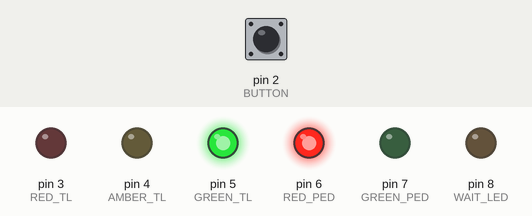
Recording of a sketch running on a simulated Arduino Uno, built with avr-gcc and run on an emulated ATmega328P. Shown: output pins drawn as LEDs (lit = HIGH). Inputs (shaded band) come from the test bench; at power-on: pin 2 (BUTTON) LOW.

Above: at 1.2 s.
1.3 s: pin 2 (BUTTON) pulled HIGH for 0.15 s
At 2.7 s:
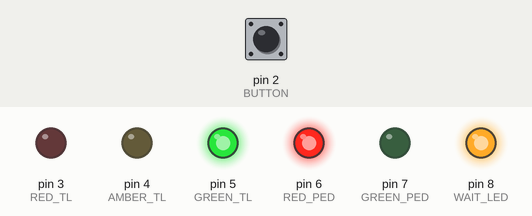
At 11.6 s:
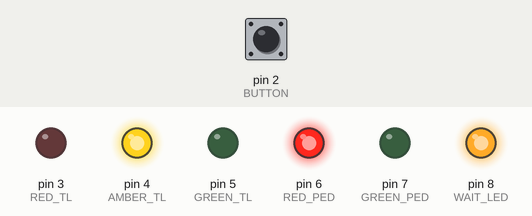
Timing chart, 0 to 14.8 s (numbered marks = the images above; inputs shaded):
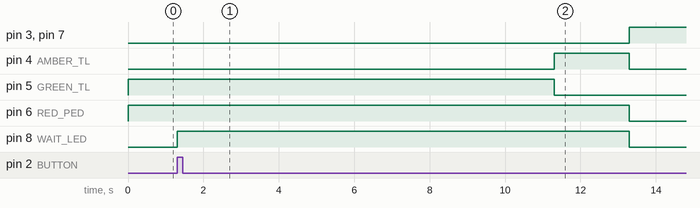

Measured:
- after the input at 1.3 s, pin 3 (RED_TL), pin 7 (GREEN_PED): LOW → HIGH after 12.0 s; pin 4 (AMBER_TL): LOW → HIGH after 10.0 s, → LOW 2.0 s later; pin 5 (GREEN_TL): HIGH → LOW after 10.0 s; pin 6 (RED_PED): HIGH → LOW after 12.0 s; pin 8 (WAIT_LED): LOW → HIGH at once, → LOW 12.0 s later

The sketch:

Pedestrian_Traffic_Light.ino
```cpp
/*
 * Pedestrian traffic lights controlled by a button
 */
const int GREEN = 1; // declare constants to reprsent traffic light states
const int AMBER = 2;
const int RED = 3;
const int FLASHING_AMBER = 4;
volatile bool WAIT_FLAG = false; // flag to represent if WAIT button pushed
const int BUTTON = 2; // select the pin for the button - Pin 2 will cause an interrupt to be called
const int RED_TL = 3; // select the pin for the red traffic light
const int AMBER_TL = 4; // select the pin for the amber traffic light
const int GREEN_TL = 5; // select the pin for the green traffic light
const int RED_PED = 6; // select the pin for the red pedestrian light
const int GREEN_PED = 7; // select the pin for the green pedestrian light
const int WAIT_LED = 8; // select the pin for the WAIT light
unsigned long previoustime = 0; // variable to store time since WAIT button pressed
int state = GREEN;
void setup() {
  // declare the ledPin as an OUTPUT:
  pinMode(RED_TL, OUTPUT);
  pinMode(AMBER_TL, OUTPUT);
  pinMode(GREEN_TL, OUTPUT);
  pinMode(RED_PED, OUTPUT);
  pinMode(GREEN_PED, OUTPUT);
  pinMode(WAIT_LED, OUTPUT);
  pinMode(BUTTON, INPUT);
  digitalWrite(RED_TL, LOW);
  digitalWrite(AMBER_TL, LOW);
  digitalWrite(GREEN_TL, HIGH);
  digitalWrite(RED_PED, HIGH);
  digitalWrite(GREEN_PED, LOW);
  digitalWrite(WAIT_LED, LOW);
  attachInterrupt(digitalPinToInterrupt(BUTTON), WAIT_BUTTON_PRESSED, RISING);
  WAIT_FLAG = false;
}

void loop() {
  if (state == GREEN) {
    digitalWrite(GREEN_TL, HIGH);
    digitalWrite(RED_PED, HIGH);
  }
  if (state == AMBER) {
    digitalWrite(GREEN_TL, LOW);
    digitalWrite(AMBER_TL, HIGH);
    delay(2000);
    state = RED;
  }
  if (state == RED) {
    digitalWrite(AMBER_TL, LOW);
    digitalWrite(RED_TL, HIGH);
    digitalWrite(RED_PED, LOW);
    digitalWrite(GREEN_PED, HIGH);
    digitalWrite(WAIT_LED, LOW);
    WAIT_FLAG = false;
    delay(10000);
    state = FLASHING_AMBER;
  }
  if (state == FLASHING_AMBER){
    digitalWrite(RED_TL, LOW);
    for (int count=0;count < 8;count++){
      Serial.println(count);
      digitalWrite(AMBER_TL, HIGH);
      digitalWrite(GREEN_PED, HIGH);
      delay(500);
      digitalWrite(AMBER_TL, LOW);
      digitalWrite(GREEN_PED, LOW);
      delay(500);
    }
    state = GREEN;
  }
  if(WAIT_FLAG == true){
   digitalWrite(WAIT_LED,HIGH);
    if(millis()-previoustime>10000){
      state = AMBER;
    }
  }
}

void WAIT_BUTTON_PRESSED(){
  WAIT_FLAG = true;
  previoustime = millis();
}
```
